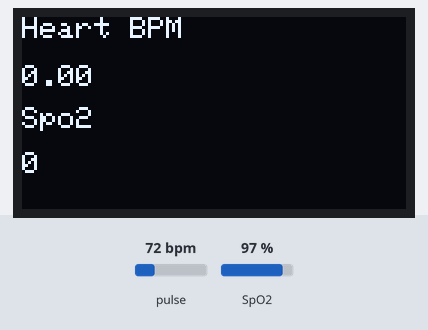
Simulated run of this sketch. Board: Arduino Uno, built with avr-gcc and run on an emulated ATmega328P. Parts: 128×64 one-colour display. The test bench sets the inputs (shaded band); at power-on: pulse 72 bpm, SpO2 97 %. The display library's start-up logo is not drawn; what the sketch prints to the serial monitor is not drawn.

Above: at 3.3 s.
3.4 s: pulse set to 42 bpm
At 6.06 s:
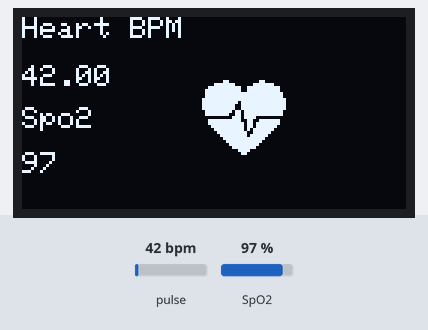
7.3 s: pulse set to 100 bpm
At 8.9 s:
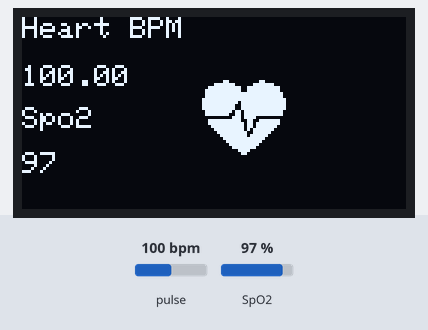
9.8 s: SpO2 set to 80 %
At 11.8 s:
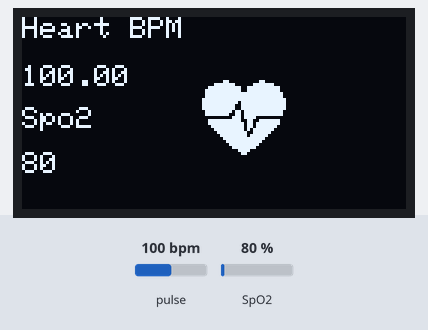
12.3 s: SpO2 set to 85 %
At 14.9 s:
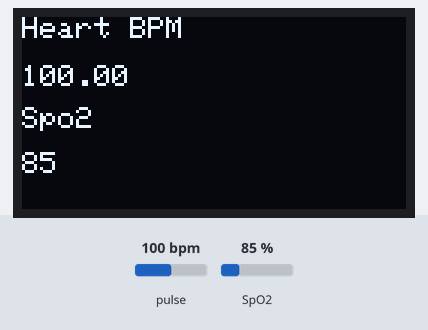
Timing chart, 0 to 15.1 s (numbered marks = the images above; inputs shaded):
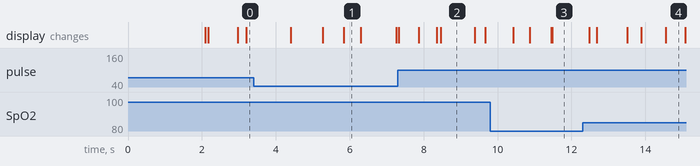

The sketch:

nodemcu_heart_rate_monitor_ssd.ino
```cpp
#include <SPI.h>
#include <Wire.h>
#include <Adafruit_GFX.h>
#include <Adafruit_SSD1306.h>
#include "MAX30100_PulseOximeter.h"
#define SCREEN_WIDTH 128 // OLED display width, in pixels
#define SCREEN_HEIGHT 64 // OLED display height, in pixels

#define OLED_RESET     -1 // Reset pin # (or -1 if sharing Arduino reset pin)
#define SCREEN_ADDRESS 0x3C ///< See datasheet for Address; 0x3D for 128x64, 0x3C for 128x32
Adafruit_SSD1306 display(SCREEN_WIDTH, SCREEN_HEIGHT, &Wire, OLED_RESET);

#define NUMFLAKES     10 // Number of snowflakes in the animation example

#define LOGO_HEIGHT   16
#define LOGO_WIDTH    16
#define REPORTING_PERIOD_MS 1000
PulseOximeter pox;

uint32_t tsLastReport = 0;

const unsigned char bitmap [] PROGMEM=
{
0x00, 0x00, 0x00, 0x00, 0x01, 0x80, 0x18, 0x00, 0x0f, 0xe0, 0x7f, 0x00, 0x3f, 0xf9, 0xff, 0xc0,
0x7f, 0xf9, 0xff, 0xc0, 0x7f, 0xff, 0xff, 0xe0, 0x7f, 0xff, 0xff, 0xe0, 0xff, 0xff, 0xff, 0xf0,
0xff, 0xf7, 0xff, 0xf0, 0xff, 0xe7, 0xff, 0xf0, 0xff, 0xe7, 0xff, 0xf0, 0x7f, 0xdb, 0xff, 0xe0,
0x7f, 0x9b, 0xff, 0xe0, 0x00, 0x3b, 0xc0, 0x00, 0x3f, 0xf9, 0x9f, 0xc0, 0x3f, 0xfd, 0xbf, 0xc0,
0x1f, 0xfd, 0xbf, 0x80, 0x0f, 0xfd, 0x7f, 0x00, 0x07, 0xfe, 0x7e, 0x00, 0x03, 0xfe, 0xfc, 0x00,
0x01, 0xff, 0xf8, 0x00, 0x00, 0xff, 0xf0, 0x00, 0x00, 0x7f, 0xe0, 0x00, 0x00, 0x3f, 0xc0, 0x00,
0x00, 0x0f, 0x00, 0x00, 0x00, 0x06, 0x00, 0x00, 0x00, 0x00, 0x00, 0x00, 0x00, 0x00, 0x00, 0x00
};
void onBeatDetected()
{
  Serial.println("Beat!");
  display.drawBitmap( 60, 20, bitmap, 28, 28, 1);
  display.display();
}
void setup() {
  Serial.begin(9600);

  // SSD1306_SWITCHCAPVCC = generate display voltage from 3.3V internally
  if(!display.begin(SSD1306_SWITCHCAPVCC, SCREEN_ADDRESS)) {
    Serial.println(F("SSD1306 allocation failed"));
    for(;;); // Don't proceed, loop forever
  }

  // Show initial display buffer contents on the screen --
  // the library initializes this with an Adafruit splash screen.
  display.display();
  delay(2000); // Pause for 2 seconds

  // Clear the buffer
  display.clearDisplay();

  display.setTextSize(1);
  display.setTextColor(1);
  display.setCursor(0, 0);

  display.println("Initializing pulse oximeter..");
   display.display();
  Serial.print("Initializing pulse oximeter..");

  if (!pox.begin()) {
  Serial.println("FAILED");
  display.clearDisplay();
  display.setTextSize(1);
  display.setTextColor(1);
  display.setCursor(0, 0);
  display.println("FAILED");
  display.display();
  for(;;);
  } else {
  display.clearDisplay();
  display.setTextSize(1);
  display.setTextColor(1);
  display.setCursor(0, 0);
  display.println("SUCCESS");
  display.display();
  Serial.println("SUCCESS");
  }
  pox.setOnBeatDetectedCallback(onBeatDetected);
}

void loop() {
  pox.update();

    if (millis() - tsLastReport > REPORTING_PERIOD_MS) {
  Serial.print("Heart BPM:");
  Serial.print(pox.getHeartRate());
  Serial.print("-----");
  Serial.print("Oxygen Percent:");
  Serial.print(pox.getSpO2());
  Serial.println("\n");
  display.clearDisplay();
  display.setTextSize(1);
  display.setTextColor(1);
  display.setCursor(0,16);
  display.println(pox.getHeartRate());

  display.setTextSize(1);
  display.setTextColor(1);
  display.setCursor(0, 0);
  display.println("Heart BPM");

  display.setTextSize(1);
  display.setTextColor(1);
  display.setCursor(0, 30);
  display.println("Spo2");

  display.setTextSize(1);
  display.setTextColor(1);
  display.setCursor(0,45);
  display.println(pox.getSpO2());
  display.display();
tsLastReport = millis();
}
}
```

Measured:
- after the input at 9.8 s, the display: first changes after 0.62 s (image 3 shows a later state)
- after the input at 12.3 s, the display: changes after 0.19 s (image 4)
- what the display in image 1 shows lasts 0.5 s, from 5.8 s to 6.3 s
- what the display in image 2 shows lasts 0.9 s, from 8.5 s to 9.4 s
